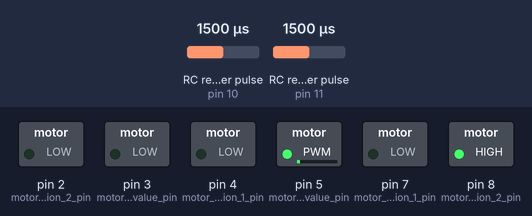
A sketch run on a simulated Arduino Uno, built with avr-gcc and run on an emulated ATmega328P. Shown: switched loads named in the sketch (green lamp = pin HIGH). Wiring (inferred from the names in the program): 2 × RC receiver channel: data pin 10 / data pin 11. The test bench sets the inputs (shaded band); at power-on: RC receiver pulse (sensors on pin 10, pin 11) 1500 µs.

Above: at 1.2 s.
1.3 s: RC receiver pulse (sensor on pin 10) set to 1020 µs
At 2.3 s:
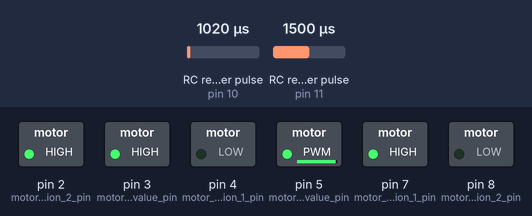
2.8 s: RC receiver pulse (sensor on pin 11) set to 1020 µs
At 4.0 s:
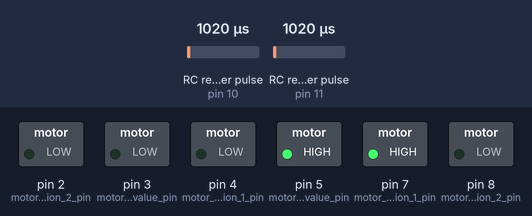
4.3 s: RC receiver pulse (sensor on pin 10) set to 1250 µs
At 4.6 s:
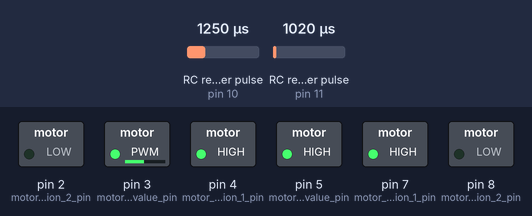
5.8 s: RC receiver pulse (sensor on pin 11) set to 1500 µs
At 6.5 s:
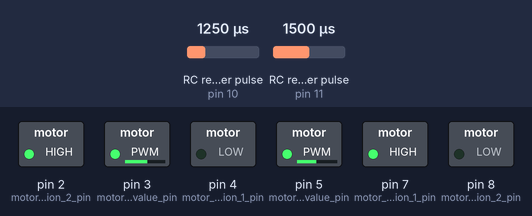
7.3 s: RC receiver pulse (sensor on pin 10) set to 1750 µs
At 8.1 s:
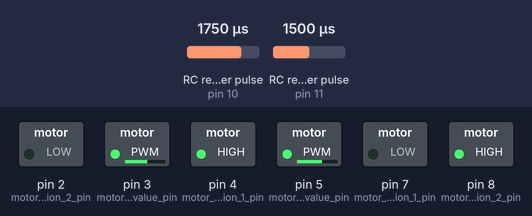
8.8 s: RC receiver pulse (sensor on pin 11) set to 1250 µs
At 10.0 s:
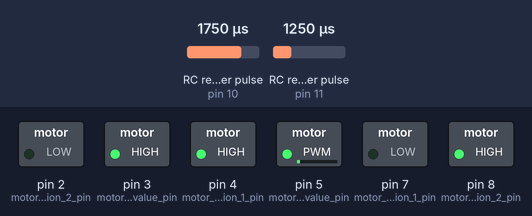
Timing chart, 0 to 11.3 s (numbered marks = the images above; inputs shaded):
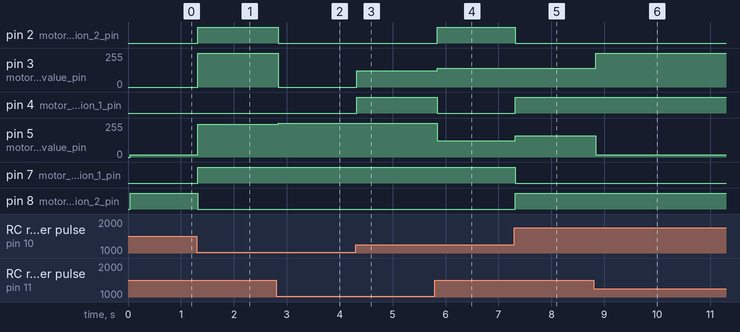

Measured:
- after the input at 1.3 s, pin 2 (motor_b_direction_2_pin), pin 7 (motor_a_direction_1_pin): LOW → HIGH at once; pin 3 (motor_b_value_pin): 0/255 → 255/255 at once; pin 5 (motor_a_value_pin): 17/255 → 245/255 at once; pin 8 (motor_a_direction_2_pin): HIGH → LOW at once
- after the input at 2.8 s, pin 2 (motor_b_direction_2_pin): HIGH → LOW at once; pin 3 (motor_b_value_pin): 255/255 → 0/255 at once; pin 5 (motor_a_value_pin): 245/255 → 255/255 at once
- after the input at 4.3 s, pin 3 (motor_b_value_pin): 0/255 → 121/255 at once; pin 4 (motor_b_direction_1_pin): LOW → HIGH at once
- after the input at 5.8 s, pin 2 (motor_b_direction_2_pin): LOW → HIGH at once; pin 3 (motor_b_value_pin): 121/255 → 141/255 at once; pin 4 (motor_b_direction_1_pin): HIGH → LOW at once; pin 5 (motor_a_value_pin): 255/255 → 123/255 at once
- after the input at 7.3 s, pin 2 (motor_b_direction_2_pin), pin 7 (motor_a_direction_1_pin): HIGH → LOW at once; pin 4 (motor_b_direction_1_pin), pin 8 (motor_a_direction_2_pin): LOW → HIGH at once; pin 5 (motor_a_value_pin): 123/255 → 159/255 at once
- after the input at 8.8 s, pin 3 (motor_b_value_pin): 141/255 → 255/255 at once; pin 5 (motor_a_value_pin): 159/255 → 17/255 at once

The sketch:

main.ino
```cpp
//////////////////////////// Pins /////////////////////////////
// Motor control with L298N motor driver
int motor_a_value_pin = 5;        // ENA -> (digital PWM)
int motor_a_direction_1_pin = 7;  // IN1 -> (digital)
int motor_a_direction_2_pin = 8;  // IN2 -> (digital)
int motor_b_value_pin = 3;        // ENB -> (figital PWM)
int motor_b_direction_1_pin = 4;  // IN3 -> (digital)
int motor_b_direction_2_pin = 2;  // IN4 -> (digital)
// RC channels
// 1: right left/right, 2: left up/down, 3: right up/down, 4: left left/right,
// 5: ?, 6: ?
int rc_channel_pins[] = {-1, 11, -1, 10, 9, 6};  // channel x -> (digital PWM)
///////////////////////////////////////////////////////////////

///////////////////////// Constants ///////////////////////////
// Motor aliases
int motor_a = 0;
int motor_b = 1;
// RC control
int rc_padding = 50;
int rc_min_value = 985 + rc_padding;
int rc_max_value = 1985 - rc_padding;
int rc_off_threshold = 100;
int rc_no_power_threshold = 5000;
///////////////////////////////////////////////////////////////

float read_rc_value(int channel) {
  int pin = rc_channel_pins[channel - 1];

  int rc_value = pulseIn(pin, HIGH);

  if (rc_value < rc_off_threshold || rc_value > rc_no_power_threshold) {
    return 0.0;
  }

  rc_value = constrain(rc_value, rc_min_value, rc_max_value);

  float value = map(rc_value, rc_min_value, rc_max_value, -512, 512) / 512.0;

  return value;
}

// motor_a or motor_b, direction -1 or 1
void set_direction(int motor, int direction) {
  int direction_1_pin;
  int direction_2_pin;
  if (motor == motor_a) {
    direction_1_pin = motor_a_direction_1_pin;
    direction_2_pin = motor_a_direction_2_pin;
  } else {
    direction_1_pin = motor_b_direction_1_pin;
    direction_2_pin = motor_b_direction_2_pin;
  }

  if (direction == 1) {
    digitalWrite(direction_1_pin, HIGH);
    digitalWrite(direction_2_pin, LOW);
  } else if (direction == -1) {
    digitalWrite(direction_1_pin, LOW);
    digitalWrite(direction_2_pin, HIGH);
  } else {
    digitalWrite(direction_1_pin, LOW);
    digitalWrite(direction_2_pin, LOW);
  }
}

// motor_a or motor_b, speed from -1 to 1
void set_speed(int motor, float speed) {
  speed = min(1, max(-1, speed));

  int direction = 0;
  if (abs(speed) < 0.01) {
    set_direction(motor, 0);
  } else if (speed > 0) {
    set_direction(motor, 1);
  } else {
    set_direction(motor, -1);
  }

  int value_pin;
  if (motor == motor_a) {
    value_pin = motor_a_value_pin;
  } else {
    value_pin = motor_b_value_pin;
  }
  int analog_speed = map((int)(abs(speed) * 1000), 0, 1000, 0, 255);
  analogWrite(value_pin, analog_speed);
}

void setup() {
  Serial.begin(9600);

  // rc_channel_2.setRange(rc_min_value, rc_max_value);

  // Motor A
  pinMode(motor_a_value_pin, OUTPUT);
  pinMode(motor_a_direction_1_pin, OUTPUT);
  pinMode(motor_a_direction_2_pin, OUTPUT);
  // Motor B
  pinMode(motor_b_value_pin, OUTPUT);
  pinMode(motor_b_direction_1_pin, OUTPUT);
  pinMode(motor_b_direction_2_pin, OUTPUT);
  // RC channels
  for (int channel = 1; channel < 7; channel++) {
    int pin = rc_channel_pins[channel - 1];
    if (pin != -1) {
      pinMode(pin, INPUT);
    }
  }
  pinMode(rc_channel_pins[0], INPUT);
  pinMode(rc_channel_pins[1], INPUT);
  pinMode(rc_channel_pins[2], INPUT);
  pinMode(rc_channel_pins[3], INPUT);
}

void loop() {
  float x = read_rc_value(2);
  float y = read_rc_value(4);

  float left_wheel_speed = constrain(x + y, -1, 1);
  float right_wheel_speed = constrain(y - x, -1, 1);

  set_speed(motor_a, -left_wheel_speed);
  set_speed(motor_b, right_wheel_speed);
}
```
